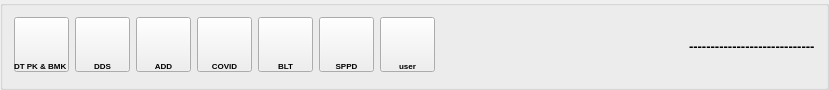
        <widget class="QGroupBox" name="groupBox_2">
         <property name="minimumSize">
          <size>
           <width>829</width>
           <height>90</height>
          </size>
         </property>
         <property name="maximumSize">
          <size>
           <width>3425345</width>
           <height>90</height>
          </size>
         </property>
         <property name="title">
          <string/>
         </property>
         <layout class="QHBoxLayout" name="horizontalLayout_6">
          <item>
           <layout class="QVBoxLayout" name="verticalLayout_9">
            <item>
             <widget class="QToolButton" name="toolButton">
              <property name="minimumSize">
               <size>
                <width>55</width>
                <height>55</height>
               </size>
              </property>
              <property name="maximumSize">
               <size>
                <width>55</width>
                <height>55</height>
               </size>
              </property>
              <property name="toolTip">
               <string>&lt;html&gt;&lt;head/&gt;&lt;body&gt;&lt;p&gt;Data Perangkat Kampung &amp;amp; Bamuskam&lt;/p&gt;&lt;/body&gt;&lt;/html&gt;</string>
              </property>
              <property name="styleSheet">
               <string notr="true"/>
              </property>
              <property name="text">
               <string extracomment="xxxxx"/>
              </property>
             </widget>
            </item>
            <item>
             <widget class="QLabel" name="label_Bamuskam">
              <property name="minimumSize">
               <size>
                <width>55</width>
                <height>20</height>
               </size>
              </property>
              <property name="maximumSize">
               <size>
                <width>55</width>
                <height>20</height>
               </size>
              </property>
              <property name="font">
               <font>
                <pointsize>6</pointsize>
                <weight>75</weight>
                <bold>true</bold>
               </font>
              </property>
              <property name="text">
               <string>DT PK &amp; BMK</string>
              </property>
             </widget>
            </item>
           </layout>
          </item>
          <item>
           <layout class="QVBoxLayout" name="verticalLayout_10">
            <item>
             <widget class="QToolButton" name="toolButton_danaDesa">
              <property name="minimumSize">
               <size>
                <width>55</width>
                <height>55</height>
               </size>
              </property>
              <property name="maximumSize">
               <size>
                <width>55</width>
                <height>55</height>
               </size>
              </property>
              <property name="toolTip">
               <string>&lt;html&gt;&lt;head/&gt;&lt;body&gt;&lt;p&gt;Dana Desa&lt;/p&gt;&lt;/body&gt;&lt;/html&gt;</string>
              </property>
              <property name="text">
               <string/>
              </property>
             </widget>
            </item>
            <item>
             <widget class="QLabel" name="label_danaDesa">
              <property name="minimumSize">
               <size>
                <width>55</width>
                <height>20</height>
               </size>
              </property>
              <property name="maximumSize">
               <size>
                <width>55</width>
                <height>20</height>
               </size>
              </property>
              <property name="font">
               <font>
                <pointsize>6</pointsize>
                <weight>75</weight>
                <bold>true</bold>
               </font>
              </property>
              <property name="text">
               <string>DDS</string>
              </property>
              <property name="alignment">
               <set>Qt::AlignCenter</set>
              </property>
             </widget>
            </item>
           </layout>
          </item>
          <item>
           <layout class="QVBoxLayout" name="verticalLayout_13">
            <item>
             <widget class="QToolButton" name="toolButton_add">
              <property name="minimumSize">
               <size>
                <width>55</width>
                <height>55</height>
               </size>
              </property>
              <property name="maximumSize">
               <size>
                <width>55</width>
                <height>55</height>
               </size>
              </property>
              <property name="toolTip">
               <string>&lt;html&gt;&lt;head/&gt;&lt;body&gt;&lt;p&gt;Alokasi Dana Desa&lt;/p&gt;&lt;/body&gt;&lt;/html&gt;</string>
              </property>
              <property name="text">
               <string/>
              </property>
             </widget>
            </item>
            <item>
             <widget class="QLabel" name="label_Add">
              <property name="minimumSize">
               <size>
                <width>55</width>
                <height>20</height>
               </size>
              </property>
              <property name="maximumSize">
               <size>
                <width>55</width>
                <height>20</height>
               </size>
              </property>
              <property name="font">
               <font>
                <pointsize>6</pointsize>
                <weight>75</weight>
                <bold>true</bold>
               </font>
              </property>
              <property name="text">
               <string>ADD</string>
              </property>
              <property name="alignment">
               <set>Qt::AlignCenter</set>
              </property>
             </widget>
            </item>
           </layout>
          </item>
          <item>
           <layout class="QVBoxLayout" name="verticalLayout_14">
            <item>
             <widget class="QToolButton" name="toolButton_covid">
              <property name="minimumSize">
               <size>
                <width>55</width>
                <height>55</height>
               </size>
              </property>
              <property name="maximumSize">
               <size>
                <width>55</width>
                <height>55</height>
               </size>
              </property>
              <property name="toolTip">
               <string>&lt;html&gt;&lt;head/&gt;&lt;body&gt;&lt;p&gt;Realisasi&lt;/p&gt;&lt;/body&gt;&lt;/html&gt;</string>
              </property>
              <property name="text">
               <string/>
              </property>
             </widget>
            </item>
            <item>
             <widget class="QLabel" name="label_Covid">
              <property name="minimumSize">
               <size>
                <width>55</width>
                <height>20</height>
               </size>
              </property>
              <property name="maximumSize">
               <size>
                <width>55</width>
                <height>20</height>
               </size>
              </property>
              <property name="font">
               <font>
                <pointsize>6</pointsize>
                <weight>75</weight>
                <bold>true</bold>
               </font>
              </property>
              <property name="text">
               <string>COVID</string>
              </property>
              <property name="alignment">
               <set>Qt::AlignCenter</set>
              </property>
             </widget>
            </item>
           </layout>
          </item>
          <item>
           <layout class="QVBoxLayout" name="verticalLayout_17">
            <item>
             <widget class="QToolButton" name="toolButton_blt">
              <property name="minimumSize">
               <size>
                <width>55</width>
                <height>55</height>
               </size>
              </property>
              <property name="maximumSize">
               <size>
                <width>55</width>
                <height>55</height>
               </size>
              </property>
              <property name="toolTip">
               <string>&lt;html&gt;&lt;head/&gt;&lt;body&gt;&lt;p&gt;Realisasi&lt;/p&gt;&lt;/body&gt;&lt;/html&gt;</string>
              </property>
              <property name="text">
               <string/>
              </property>
             </widget>
            </item>
            <item>
             <widget class="QLabel" name="label_Blt">
              <property name="minimumSize">
               <size>
                <width>55</width>
                <height>20</height>
               </size>
              </property>
              <property name="maximumSize">
               <size>
                <width>55</width>
                <height>20</height>
               </size>
              </property>
              <property name="font">
               <font>
                <pointsize>6</pointsize>
                <weight>75</weight>
                <bold>true</bold>
               </font>
              </property>
              <property name="text">
               <string>BLT</string>
              </property>
              <property name="alignment">
               <set>Qt::AlignCenter</set>
              </property>
             </widget>
            </item>
           </layout>
          </item>
          <item>
           <layout class="QVBoxLayout" name="verticalLayout_19">
            <item>
             <widget class="QToolButton" name="toolButton_Sppd">
              <property name="minimumSize">
               <size>
                <width>55</width>
                <height>55</height>
               </size>
              </property>
              <property name="maximumSize">
               <size>
                <width>55</width>
                <height>55</height>
               </size>
              </property>
              <property name="toolTip">
               <string>&lt;html&gt;&lt;head/&gt;&lt;body&gt;&lt;p&gt;Realisasi&lt;/p&gt;&lt;/body&gt;&lt;/html&gt;</string>
              </property>
              <property name="text">
               <string/>
              </property>
             </widget>
            </item>
            <item>
             <widget class="QLabel" name="label_Sppd">
              <property name="minimumSize">
               <size>
                <width>55</width>
                <height>20</height>
               </size>
              </property>
              <property name="maximumSize">
               <size>
                <width>55</width>
                <height>20</height>
               </size>
              </property>
              <property name="font">
               <font>
                <pointsize>6</pointsize>
                <weight>75</weight>
                <bold>true</bold>
               </font>
              </property>
              <property name="text">
               <string>SPPD</string>
              </property>
              <property name="alignment">
               <set>Qt::AlignCenter</set>
              </property>
             </widget>
            </item>
           </layout>
          </item>
          <item>
           <layout class="QVBoxLayout" name="verticalLayout_20">
            <item>
             <widget class="QToolButton" name="toolButton_user">
              <property name="minimumSize">
               <size>
                <width>55</width>
                <height>55</height>
               </size>
              </property>
              <property name="maximumSize">
               <size>
                <width>55</width>
                <height>55</height>
               </size>
              </property>
              <property name="toolTip">
               <string>&lt;html&gt;&lt;head/&gt;&lt;body&gt;&lt;p&gt;Realisasi&lt;/p&gt;&lt;/body&gt;&lt;/html&gt;</string>
              </property>
              <property name="text">
               <string/>
              </property>
             </widget>
            </item>
            <item>
             <widget class="QLabel" name="label_User">
              <property name="minimumSize">
               <size>
                <width>55</width>
                <height>20</height>
               </size>
              </property>
              <property name="maximumSize">
               <size>
                <width>55</width>
                <height>20</height>
               </size>
              </property>
              <property name="font">
               <font>
                <pointsize>6</pointsize>
                <weight>75</weight>
                <bold>true</bold>
               </font>
              </property>
              <property name="text">
               <string>user</string>
              </property>
              <property name="alignment">
               <set>Qt::AlignCenter</set>
              </property>
             </widget>
            </item>
           </layout>
          </item>
          <item>
           <spacer name="horizontalSpacer_11">
            <property name="orientation">
             <enum>Qt::Horizontal</enum>
            </property>
            <property name="sizeHint" stdset="0">
             <size>
              <width>40</width>
              <height>20</height>
             </size>
            </property>
           </spacer>
          </item>
          <item>
           <widget class="QLabel" name="label_space_1">
            <property name="minimumSize">
             <size>
              <width>100</width>
              <height>20</height>
             </size>
            </property>
            <property name="maximumSize">
             <size>
              <width>16777215</width>
              <height>16777215</height>
             </size>
            </property>
            <property name="font">
             <font>
              <pointsize>10</pointsize>
              <weight>75</weight>
              <bold>true</bold>
             </font>
            </property>
            <property name="text">
             <string>-----------------------------</string>
            </property>
           </widget>
          </item>
         </layout>
        </widget>
